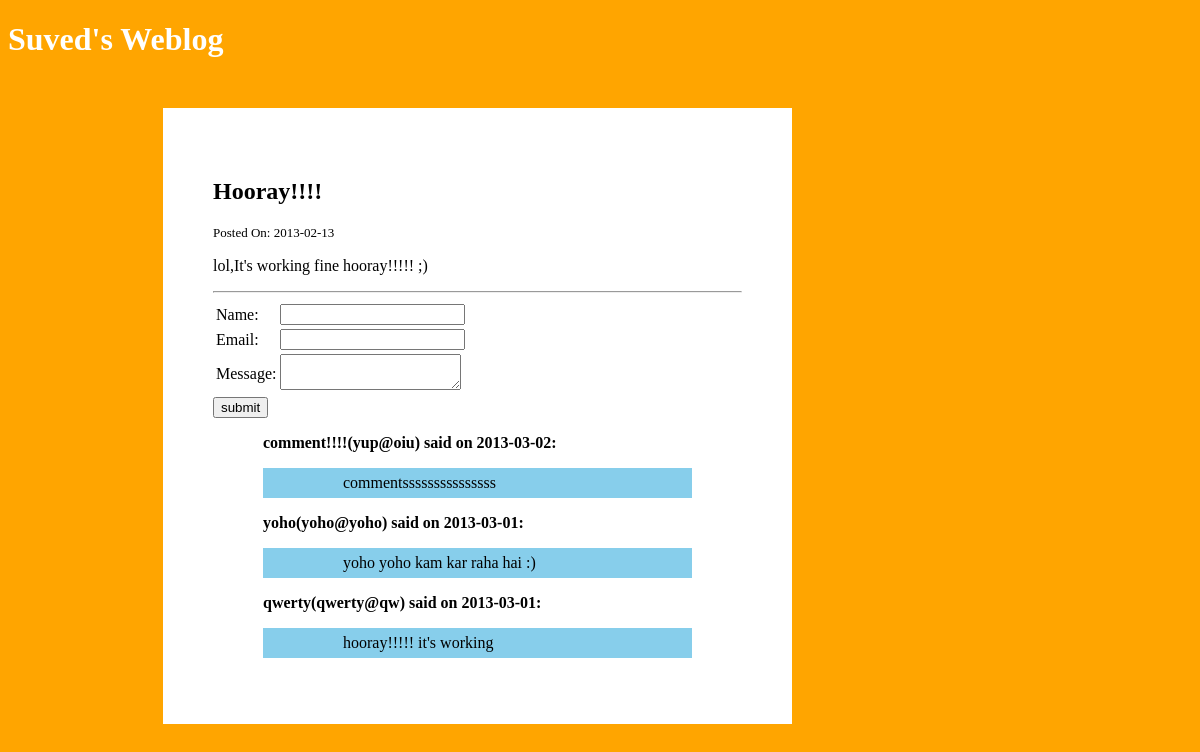
Screenshot of /view.php?post=19 with the database file from the repository.
### tables this page shows
CREATE TABLE IF NOT EXISTS `entries` (
  `entry_id` int(11) NOT NULL AUTO_INCREMENT,
  `date_posted` date DEFAULT NULL,
  `title` varchar(50) DEFAULT NULL,
  `entry` text,
  `cat_id` tinyint(4) DEFAULT NULL,
  `timestamp` int(11) DEFAULT NULL,
  PRIMARY KEY (`entry_id`)
);

CREATE TABLE IF NOT EXISTS `comments` (
  `cmnt_id` int(11) NOT NULL AUTO_INCREMENT,
  `name` varchar(60) DEFAULT NULL,
  `email` varchar(60) DEFAULT NULL,
  `cmnt_date` date DEFAULT NULL,
  `msg` varchar(200) DEFAULT NULL,
  `entry_id` int(11) DEFAULT NULL,
  `timestamp` timestamp NOT NULL DEFAULT CURRENT_TIMESTAMP ON UPDATE CURRENT_TIMESTAMP,
  PRIMARY KEY (`cmnt_id`)
);

### view.php (the view, shortened to what this page needs)
<?php
$dbc=mysqli_connect(DB_HOST,USER,PASSWD,DB_NAME);
if(isset($_GET['post'])){
$id=intval(htmlentities(mysqli_real_escape_string($dbc,trim($_GET['post']))));
$query="SELECT entry_id,date_posted,title,entry FROM entries WHERE entry_id='$id'";
$result=mysqli_query($dbc,$query) or die('Error Querying DB');
if(mysqli_num_rows($result)>0){;
$row=mysqli_fetch_array($result);
?>
<!Doctype html PUBLIC "-//W3C//DTD XHTML 1.0 Strict//EN"
"http://www.w3.org/TR/xhtml1/dtd/xhtml1-strict.dtd">
<html xmlns="http://www.w3.org/1999/xhtml1" xml:lang="en" lang="en">
<head>
  <link rel="stylesheet" type="text/css" href="style.css" />
</head>
<body>
<h1>Suved's Weblog</h1>
<div id="entry_part">
<?php
echo '<h2>'.$row['title'].'</h2>';
echo '<p class="date">Posted On: '.$row['date_posted'].'</p>';
echo '<p>'.$row['entry'].'</p>';
  }
  else{
  echo '<p class="error">The post you are trying to view don\'t exist</p>';
  exit;
  }
}
?>
<hr />
<form action="" method="post">
<table>
<tr>
<td>Name:</td><td><input type="text" name="name" /></td>
</tr>
<tr>
<td>Email:</td><td><input type="email" name="email" /></td>
</tr>
<tr>
<td>Message:</td><td><textarea name="msg"></textarea></td>
</tr>
</table>
<input type="submit" name="submit" value="submit" />
</form>
<?php
$comment2="SELECT * FROM comments WHERE entry_id='$id' ORDER BY timestamp DESC";
$select_cmnt=mysqli_query($dbc, $comment2);
while($row=mysqli_fetch_array($select_cmnt)){
echo '<p class="comment_name">'.$row['name'].'('.$row['email'].') said on '.$row['cmnt_date'].':</p>';
echo '<p class="comment_msg">'.$row['msg'].'</p>';
}
?>
</div>
</body>
</html>

### style.css (style rules this page uses)
body { background-color:orange; color:white; }
#entry_part { background-color:white; margin-top:50px; margin-left:155px; margin-right:400px; color:black; padding:50px; }
.comment_name { font-weight:bold; padding-left:50px; }
.comment_msg { padding:6px; padding-left:80px; margin-right:50px; margin-left:50px; background-color:skyblue; }
.date { font-size:small; }

### rows the page displays
entries: title "Hooray!!!!", date_posted "2013-02-13", entry "lol,It's working fine hooray!!!!! ;)"
comments: name "comment!!!!", email "yup@oiu", cmnt_date "2013-03-02", msg "commentsssssssssssssss"
comments: name "yoho", email "yoho@yoho", cmnt_date "2013-03-01", msg "yoho yoho kam kar raha hai :)"
comments: name "qwerty", email "qwerty@qw", cmnt_date "2013-03-01", msg "hooray!!!!! it's working"
